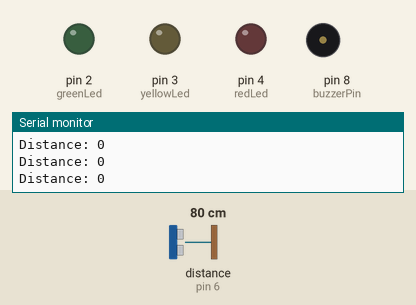
Simulated run of this sketch. Board: Arduino Uno, built with avr-gcc and run on an emulated ATmega328P. On the bench: output pins drawn as LEDs (lit = HIGH), buzzer (waves = sounding), the last lines printed to the serial monitor. Wiring (inferred from the names in the program): ultrasonic range finder: trigger pin 7; echo pin 6. The test bench sets the inputs (shaded band); at power-on: distance to the obstacle (sensor on pin 6) 80 cm. The echo pulse lasts 58.3 µs per cm; pins used as bus, display or sensor lines are not drawn.

Above: at 1.2 s.
1.3 s: distance to the obstacle (sensor on pin 6) set to 55 cm
4.3 s: distance to the obstacle (sensor on pin 6) set to 46 cm
At 6.2 s:
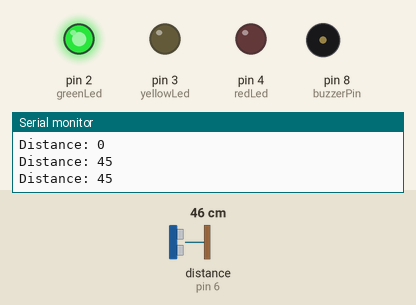
7.3 s: distance to the obstacle (sensor on pin 6) set to 40 cm
10.3 s: distance to the obstacle (sensor on pin 6) set to 33 cm
At 11.91 s:
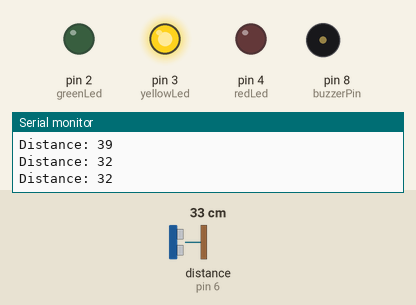
13.3 s: distance to the obstacle (sensor on pin 6) set to 19 cm
At 13.77 s:
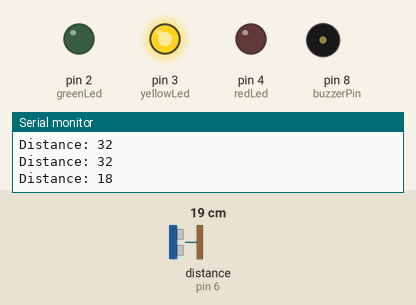
16.3 s: distance to the obstacle (sensor on pin 6) set to 14 cm
At 16.43 s:
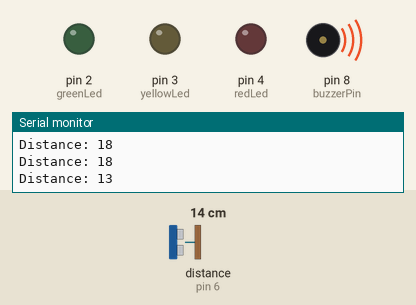
Timing chart, 0 to 20.3 s (numbered marks = the images above; inputs shaded):
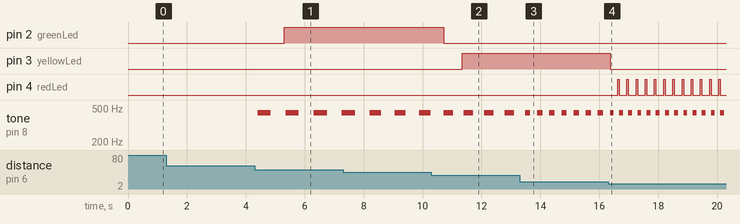

Measured:
- the behaviour switches between 51 and 50 cm on distance to the obstacle (sensor on pin 6) (found by bisection; images 0 and 1)
- the behaviour switches between 37 and 36 cm on distance to the obstacle (sensor on pin 6) (found by bisection; images 1 and 2)
- the behaviour switches between 17 and 16 cm on distance to the obstacle (sensor on pin 6) (found by bisection; images 3 and 4)
- after the input at 4.3 s, pin 2 (greenLed): LOW → HIGH after 1.0 s; tone on pin 8 (buzzerPin): alternates 440 Hz for 0.45 s and silent for 0.50 s, starting after 0.10 s
- after the input at 10.3 s, pin 2 (greenLed): HIGH → LOW after 0.41 s; pin 3 (yellowLed): LOW → HIGH after 1.1 s
- after the input at 13.3 s, tone on pin 8 (buzzerPin): alternates 440 Hz for 0.18 s and silent for 0.23 s, starting after 0.36 s
- after the input at 16.3 s, pin 3 (yellowLed): HIGH → LOW after 0.07 s; pin 4 (redLed): alternates HIGH for 0.05 s and LOW for 0.26 s, starting after 0.33 s

The sketch:

CarParkSensorWithLeds.ino
```cpp
#define echoPin 6
#define trigPin 7
#define buzzerPin 8
#define greenLed 2
#define yellowLed 3
#define redLed 4

int minDistance = 0; // cm
int maxDistance = 50; // cm

void setup() {
  pinMode(greenLed,OUTPUT); // green led
  pinMode(yellowLed,OUTPUT); // yellow led
  pinMode(redLed,OUTPUT); // red led
  pinMode(trigPin, OUTPUT); // sends trigger signal
  pinMode(echoPin, INPUT); // fetchs response signal
  pinMode(buzzerPin, OUTPUT); // makes noises

  Serial.begin(9600);
}

void loop() {
  int measured = measureDistance(maxDistance,minDistance);

  Serial.print("Distance: ");
  Serial.println(measured);

  if (measured != 0) {
    if (measured > 35 && measured <= 50) {
      if (digitalRead(redLed)) digitalWrite(redLed,LOW);
      if (digitalRead(yellowLed)) digitalWrite(yellowLed,LOW);
      bip(measured);
      digitalWrite(greenLed,HIGH);
    } else if (measured > 15 && measured <= 35) {
      if (digitalRead(greenLed)) digitalWrite(greenLed,LOW);
      if (digitalRead(redLed)) digitalWrite(redLed,LOW);
      bip(measured);
      digitalWrite(yellowLed,HIGH);
    } else if (measured > 0 && measured <= 15) {
      if (digitalRead(redLed)) digitalWrite(redLed,LOW);
      if (digitalRead(yellowLed)) digitalWrite(yellowLed,LOW);
      bip(measured);
      digitalWrite(redLed,HIGH);
    }
  }
}

int measureDistance(int maxRange, int minRange) {
  long duration, distance;

  digitalWrite(trigPin,LOW);
  delayMicroseconds(2);
  digitalWrite(trigPin, HIGH);
  delayMicroseconds(10);
  digitalWrite(trigPin, LOW);
  duration = pulseIn(echoPin, HIGH);
  distance = duration / 58.2;

  delay(50);

  if (distance >= maxRange || distance <= minRange)
    return 0;

  return distance;
}

void bip(int measured) {
  tone(buzzerPin, 440);
  delay(measured*10);
  noTone(buzzerPin);
  delay(measured*10);
}
```
